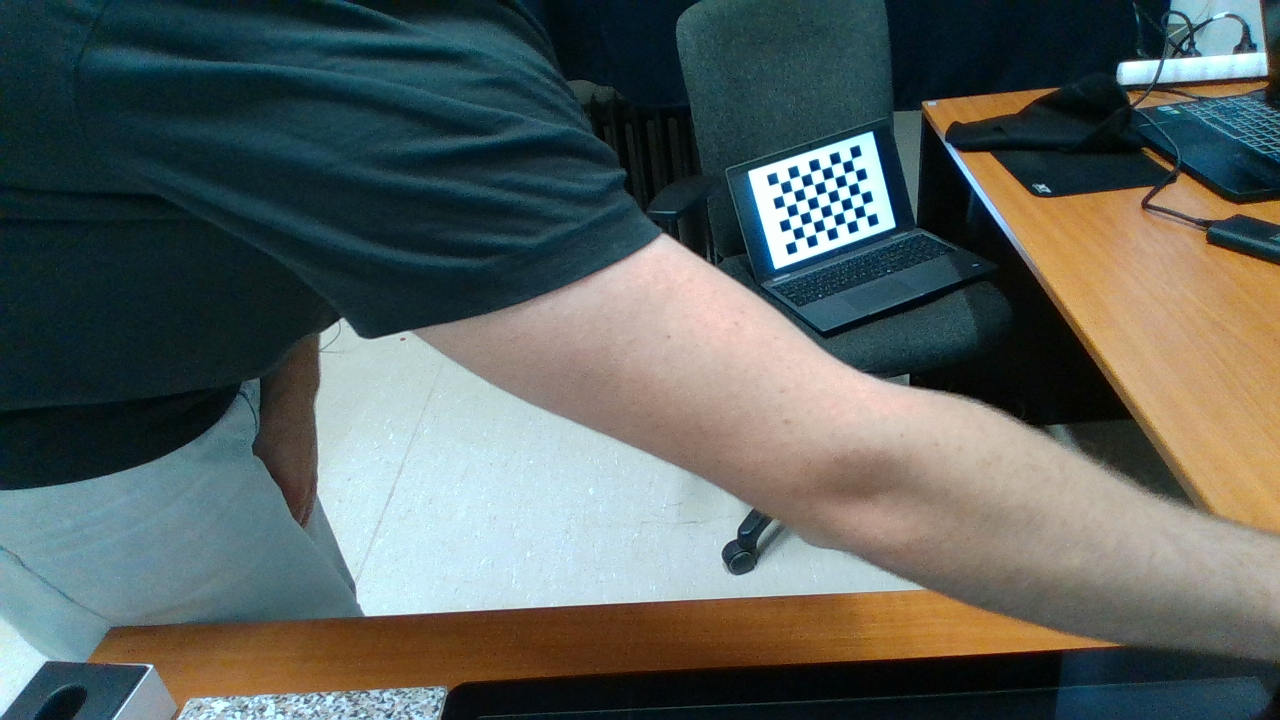
#> input picture dataset_05032026/depth/rgb/10_realsense.png, 1280 x 720 px
$ python -i mask_creation.py   (imports and definitions only)
#> lines starting #> are read from the running program, lines starting #| are printed output that depends on the picture; after the words box and inside, x2 and y2 are one past the last pixel; in counts of white or black regions, pixels touching at a corner belong together
#!/usr/bin/env python3
"""
FoundationPose Mask Creator
Creates binary mask (white=object, black=background) from RGB image.

Usage:
  python create_mask.py input.png output_mask.png

Interactive modes:
  - GrabCut: Auto-segment with rectangle
  - Threshold: Simple color threshold
  - Manual: Brush tool (Q to finish)
"""
import cv2
import numpy as np
import argparse
import os
from pathlib import Path


# [23 lines left out: function create_grabcut_mask, not called in this run]


def create_threshold_mask(img_path, output_path, bgr_lower=(0, 100, 100), bgr_upper=(50, 255, 255)):
    """Simple color threshold (good for red apple)"""
#> called with output_path = 'out.png', bgr_lower = (0, 100, 100), bgr_upper = (50, 255, 255)
    img = cv2.imread(str(img_path))
#> img is the input picture: shape (720, 1280, 3); mean B, G, R 94.3, 97.3, 88.8
    hsv = cv2.cvtColor(img, cv2.COLOR_BGR2HSV)
#> hsv: shape (720, 1280, 3); mean H, S, V 70.1, 120.5, 111.4

    # HSV range for red apple (adjust as needed)
    lower = np.array([0, 50, 50])
    upper = np.array([10, 255, 255])

    mask = cv2.inRange(hsv, lower, upper)
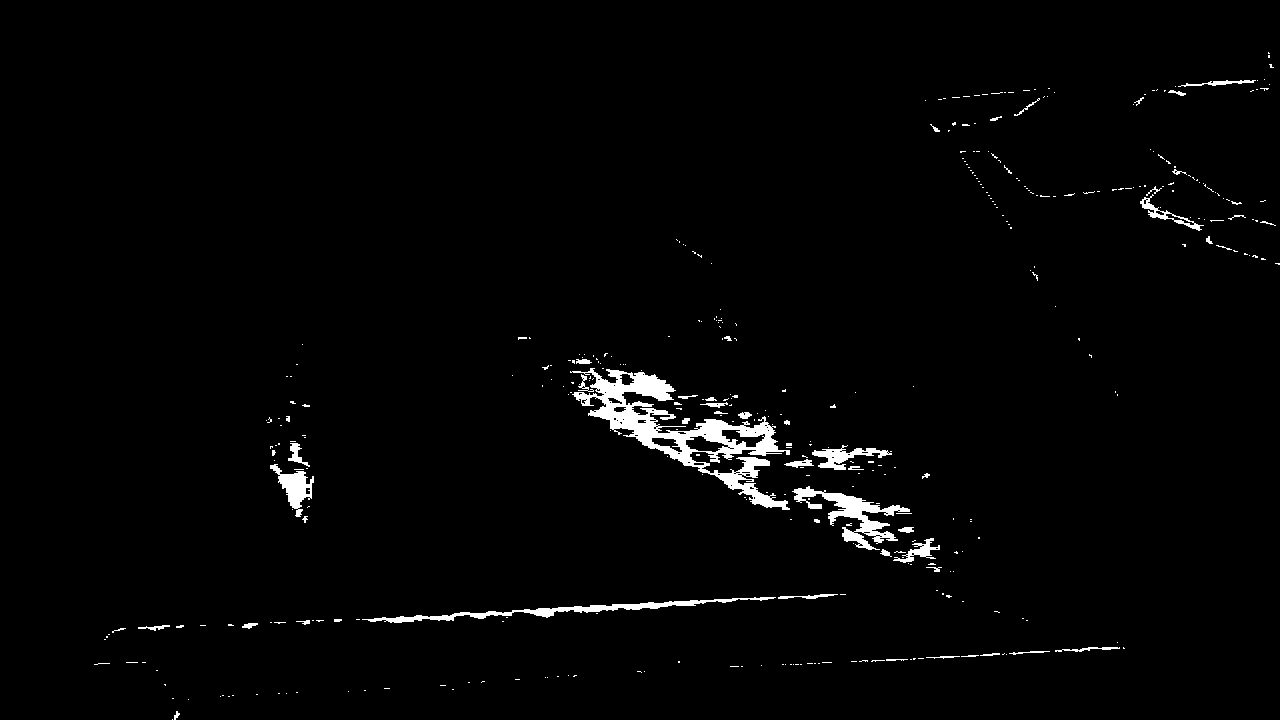
#> mask: shape (720, 1280); 1.9% white; 394 white regions (341 under 20 px), largest, box (x1, y1, x2, y2) and area: (570, 368, 790, 510) 7528, (792, 486, 910, 550) 2147, (362, 597, 776, 623) 1795
    mask = cv2.morphologyEx(mask, cv2.MORPH_CLOSE, np.ones((15, 15), np.uint8))
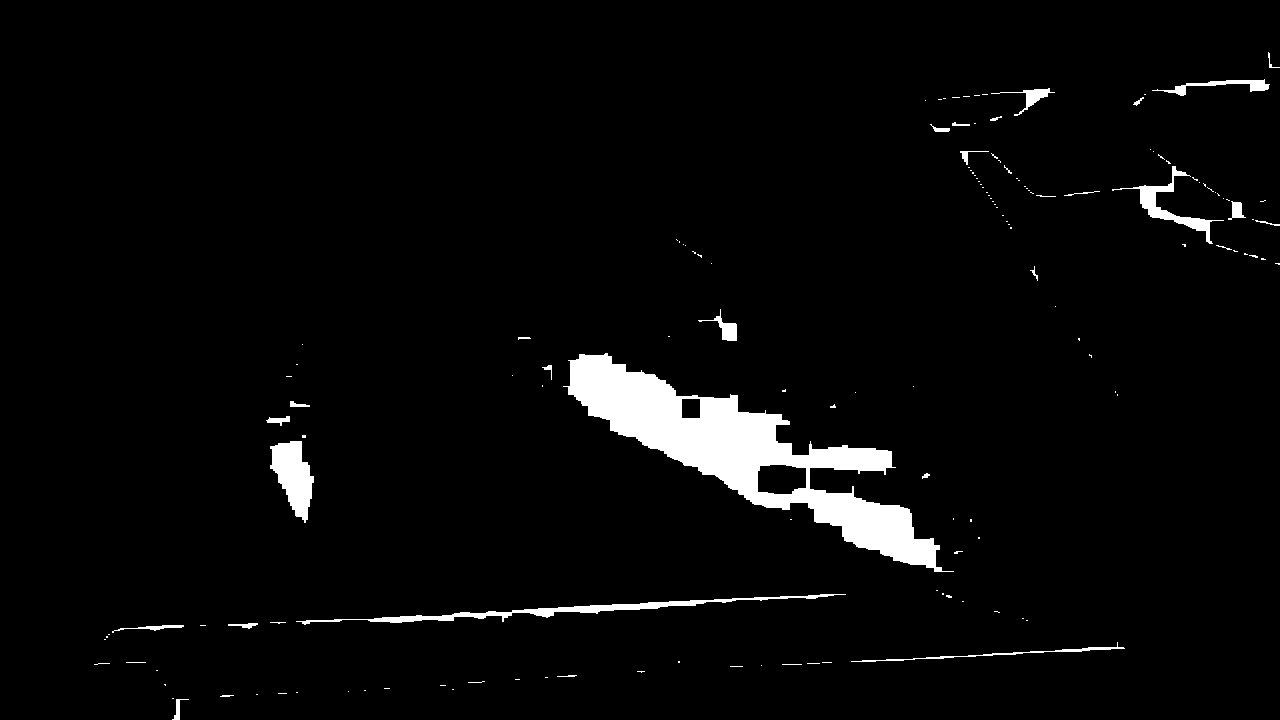
#> mask: shape (720, 1280); 3.5% white; 149 white regions (117 under 20 px), largest, box (x1, y1, x2, y2) and area: (563, 353, 954, 572) 22659, (296, 594, 846, 625) 2325, (270, 441, 314, 523) 2106
    mask = cv2.morphologyEx(mask, cv2.MORPH_OPEN, np.ones((5, 5), np.uint8))
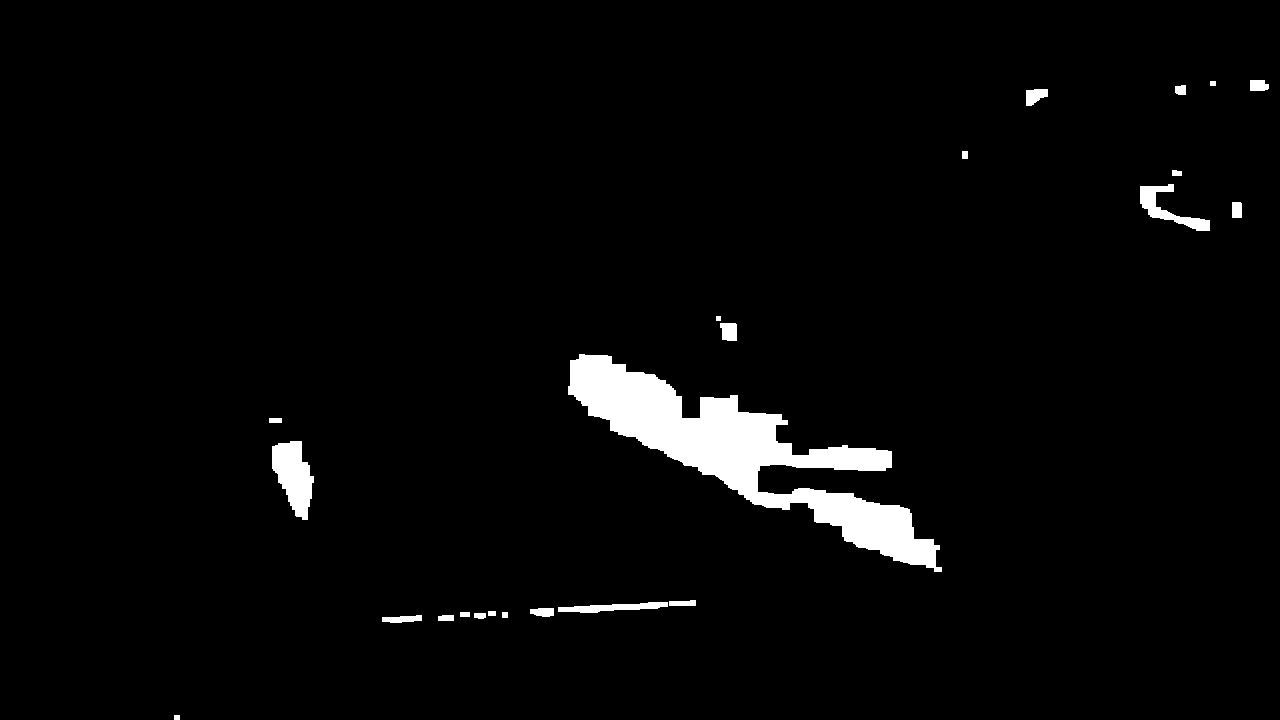
#> mask: shape (720, 1280); 3.1% white; 23 white regions, largest, box (x1, y1, x2, y2) and area: (568, 354, 942, 572) 22427, (272, 441, 314, 520) 2086, (1140, 184, 1210, 231) 1062

    cv2.imwrite(str(output_path), mask)
    print(f"✓ Threshold mask saved: {output_path}")
    return mask


# [64 lines left out: functions create_manual_mask, visualize_mask, not called in this run]


# [34 lines not run here, left out]

>>> result = create_threshold_mask('../../dataset_05032026/depth/rgb/10_realsense.png', 'out.png')

$ run again, on dataset_05032026/depth/rgb/13_realsense.png
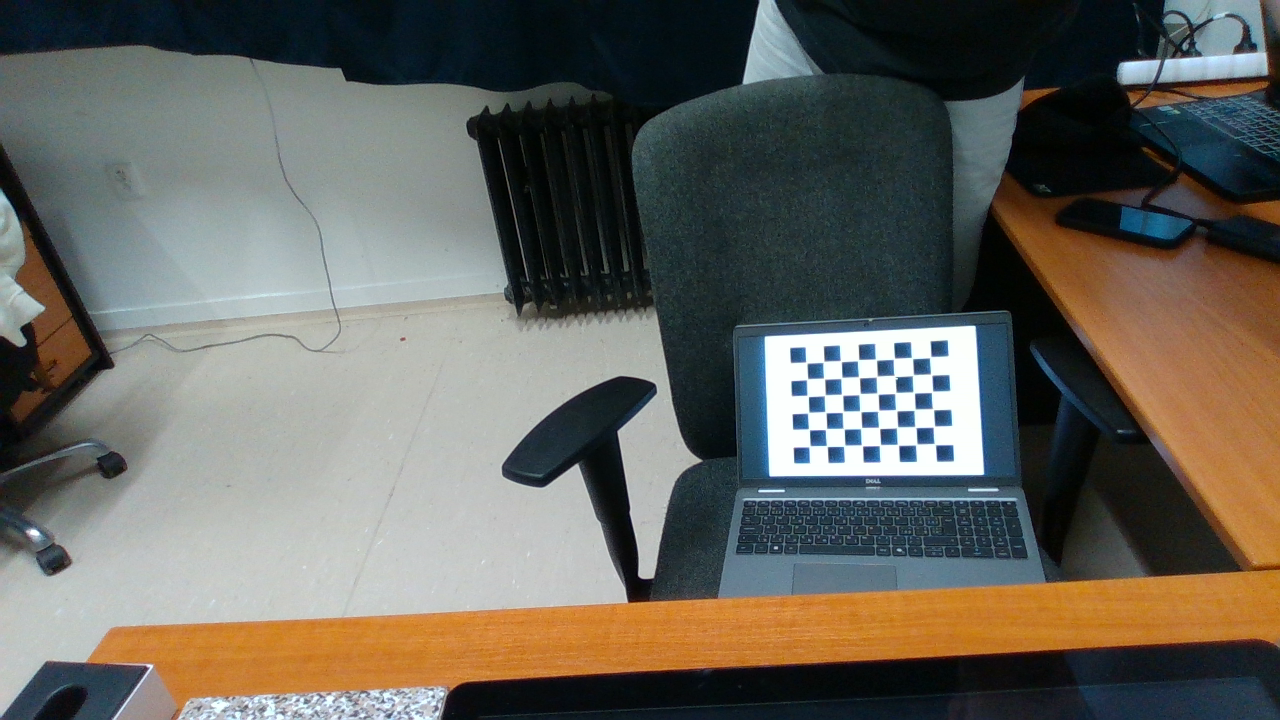
#> input picture dataset_05032026/depth/rgb/13_realsense.png, 1280 x 720 px
#> in create_threshold_mask, img is the input picture: shape (720, 1280, 3); mean B, G, R 92.6, 100.1, 101.8
#> hsv: shape (720, 1280, 3); mean H, S, V 71.1, 91, 113.6
#> in create_threshold_mask, `mask = cv2.inRange(hsv, lower, upper)`:
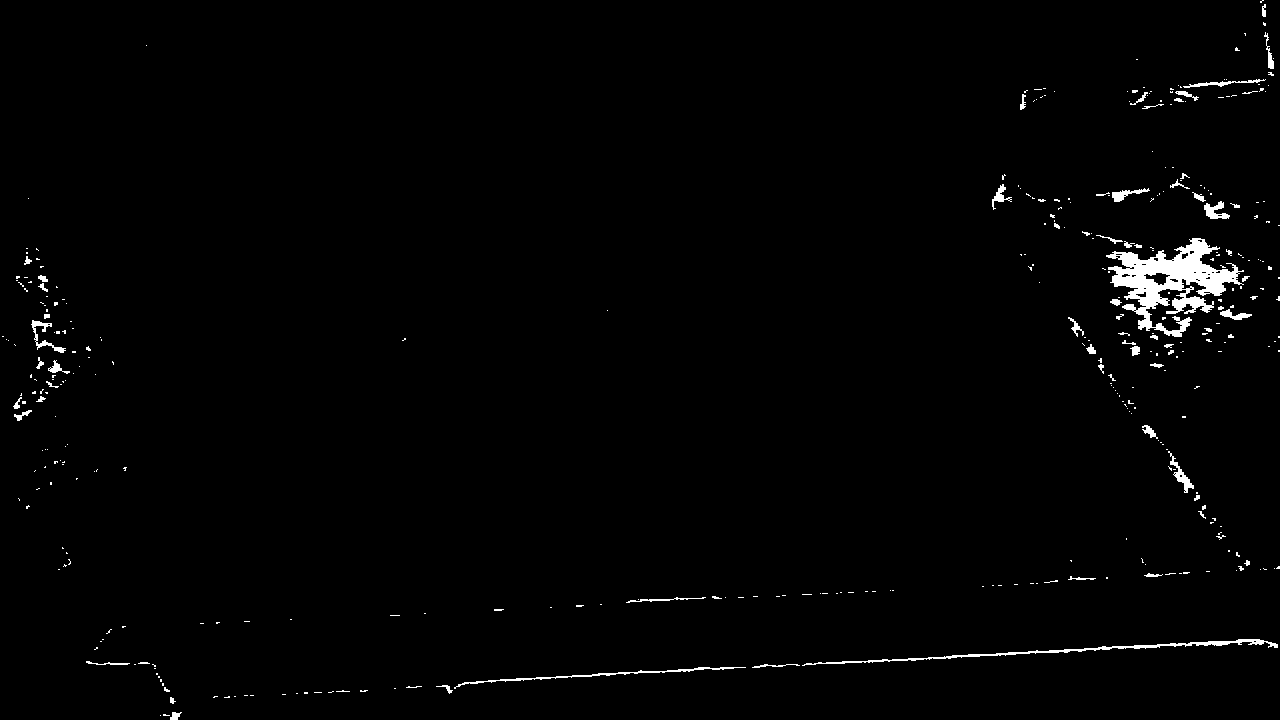
#> mask: shape (720, 1280); 1.4% white; 379 white regions (314 under 20 px), largest, box (x1, y1, x2, y2) and area: (1106, 238, 1244, 337) 5348, (802, 639, 1278, 666) 1241, (454, 667, 746, 689) 579
#> in create_threshold_mask, `mask = cv2.morphologyEx(mask, cv2.MORPH_OPEN, np.ones((5, 5), np.uint8))`:
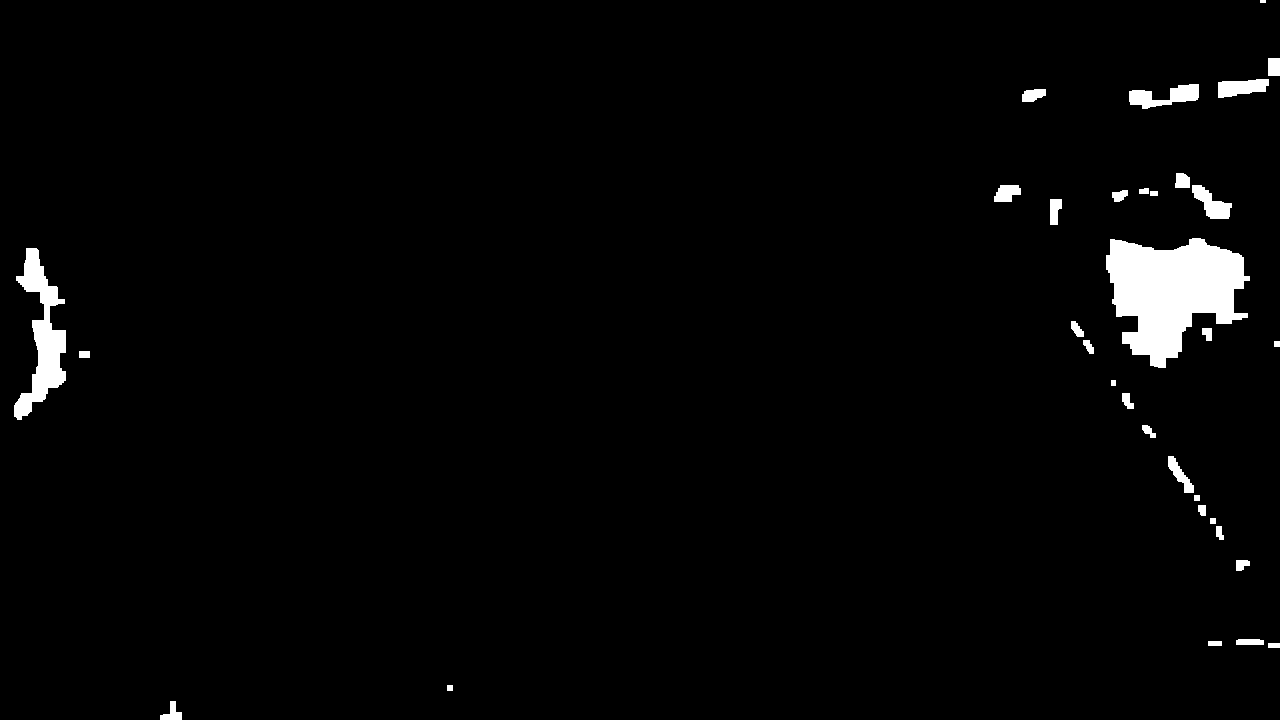
#> mask: shape (720, 1280); 2.3% white; 33 white regions (1 under 20 px), largest, box (x1, y1, x2, y2) and area: (1106, 238, 1250, 368) 11568, (14, 248, 66, 420) 3716, (1129, 84, 1199, 109) 937

$ run again, on dataset_05032026/depth/rgb/16_realsense.png
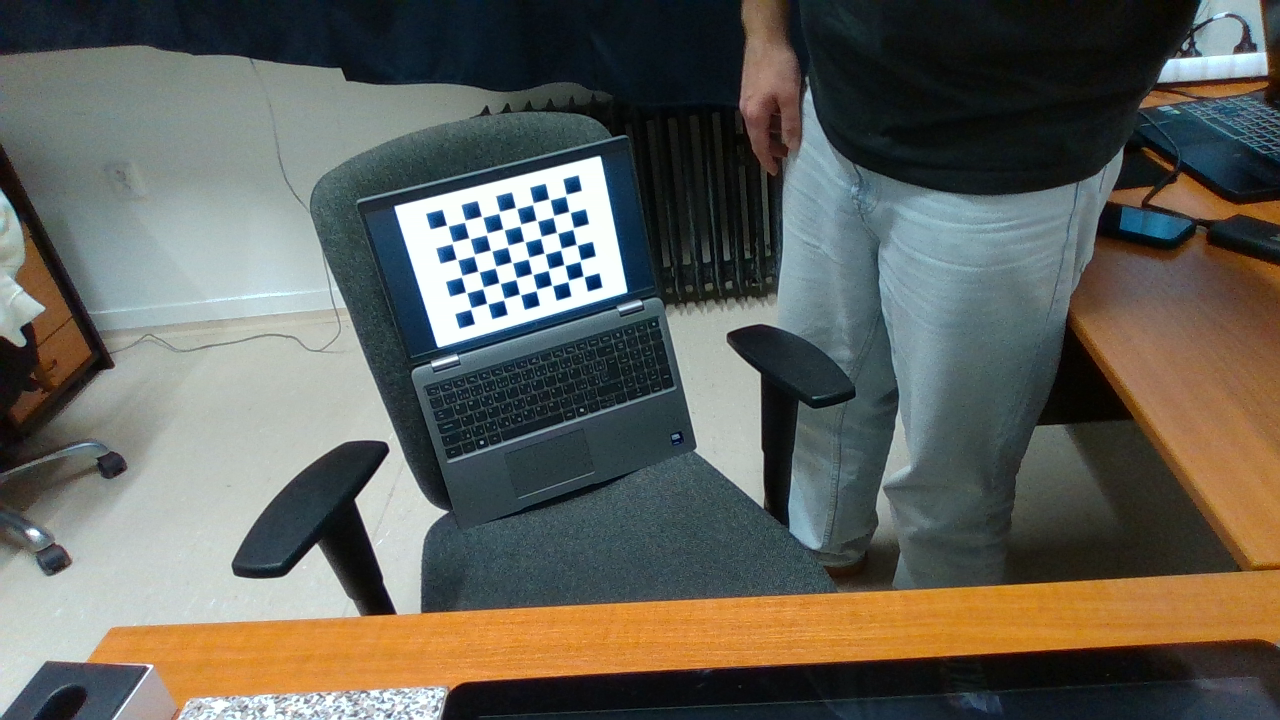
#> input picture dataset_05032026/depth/rgb/16_realsense.png, 1280 x 720 px
#> in create_threshold_mask, img is the input picture: shape (720, 1280, 3); mean B, G, R 89.9, 97.6, 97.9
#> hsv: shape (720, 1280, 3); mean H, S, V 71.5, 82.7, 111
#> in create_threshold_mask, `mask = cv2.inRange(hsv, lower, upper)`:
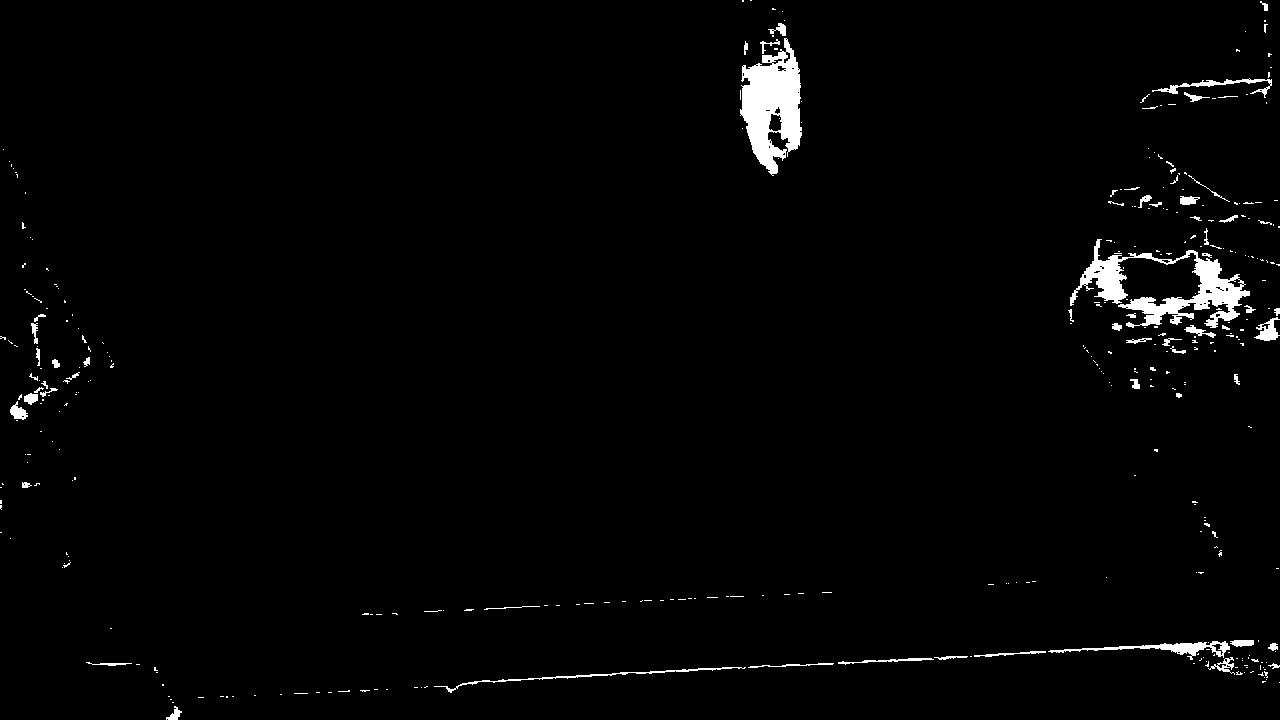
#> mask: shape (720, 1280); 1.9% white; 370 white regions (307 under 20 px), largest, box (x1, y1, x2, y2) and area: (740, 38, 802, 176) 5050, (1070, 239, 1250, 328) 4837, (1048, 641, 1230, 660) 897
#> in create_threshold_mask, `mask = cv2.morphologyEx(mask, cv2.MORPH_OPEN, np.ones((5, 5), np.uint8))`:
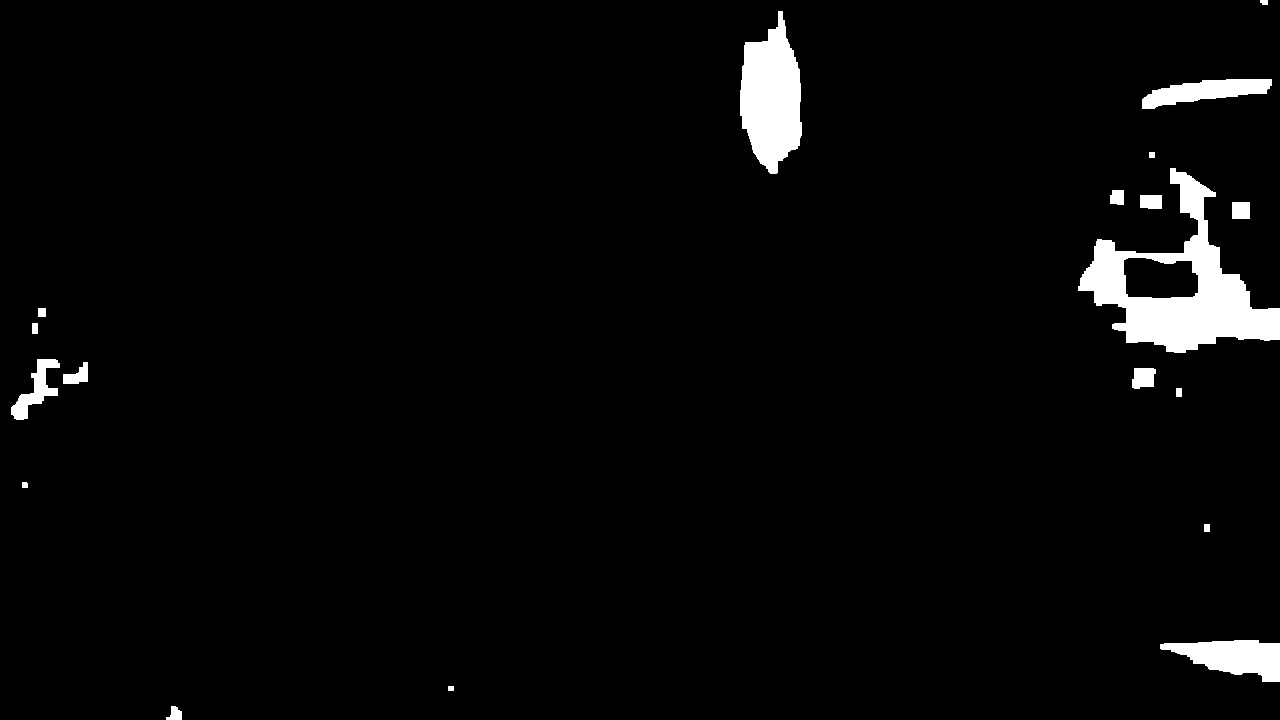
#> mask: shape (720, 1280); 3.1% white; 19 white regions, largest, box (x1, y1, x2, y2) and area: (1078, 168, 1280, 353) 13124, (740, 11, 802, 174) 6877, (1160, 640, 1280, 682) 3095
